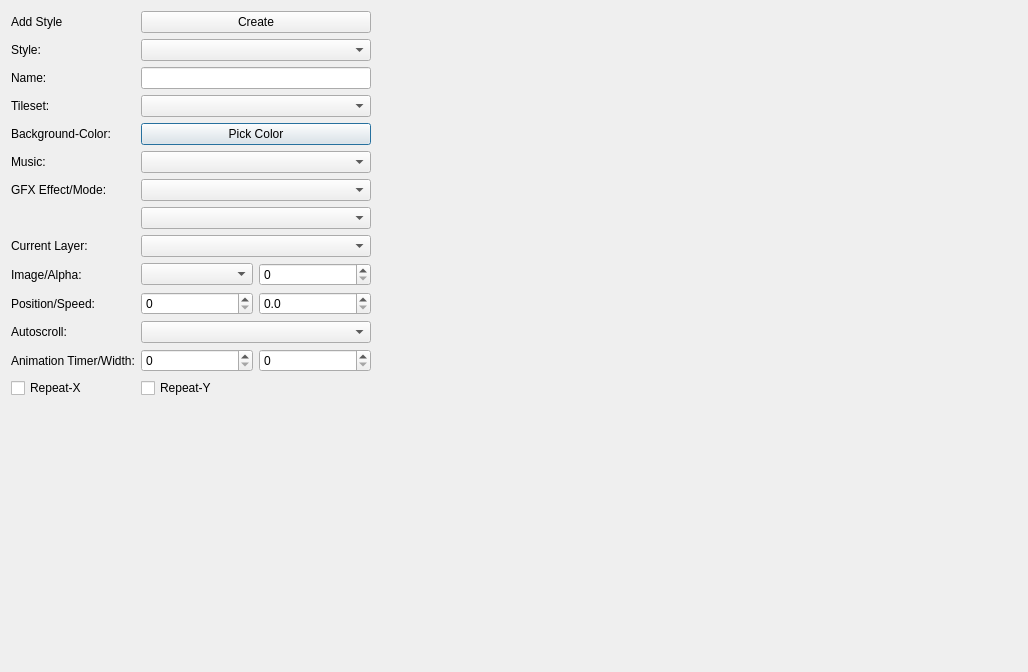
<?xml version="1.0" encoding="UTF-8"?>
<ui version="4.0">
 <class>RoomStyle</class>
 <widget class="QDialog" name="RoomStyle">
  <property name="geometry">
   <rect>
    <x>0</x>
    <y>0</y>
    <width>1028</width>
    <height>672</height>
   </rect>
  </property>
  <property name="sizePolicy">
   <sizepolicy hsizetype="Preferred" vsizetype="Preferred">
    <horstretch>0</horstretch>
    <verstretch>0</verstretch>
   </sizepolicy>
  </property>
  <property name="windowTitle">
   <string>Dialog</string>
  </property>
  <layout class="QGridLayout" name="gridLayout_9">
   <item row="0" column="0" rowspan="2">
    <layout class="QGridLayout" name="gridLayout_3">
     <item row="1" column="0">
      <spacer name="verticalSpacer">
       <property name="orientation">
        <enum>Qt::Vertical</enum>
       </property>
       <property name="sizeHint" stdset="0">
        <size>
         <width>20</width>
         <height>40</height>
        </size>
       </property>
      </spacer>
     </item>
     <item row="0" column="0">
      <layout class="QGridLayout" name="gridLayout_2">
       <item row="8" column="0">
        <widget class="QLabel" name="label_6">
         <property name="text">
          <string>GFX Effect/Mode:</string>
         </property>
        </widget>
       </item>
       <item row="12" column="1">
        <layout class="QGridLayout" name="gridLayout_7">
         <item row="0" column="0">
          <widget class="QSpinBox" name="layerVerticalPositionSpinBox">
           <property name="maximum">
            <number>720</number>
           </property>
          </widget>
         </item>
         <item row="0" column="1">
          <widget class="QDoubleSpinBox" name="layerSpeedDoubleSpinBox">
           <property name="decimals">
            <number>1</number>
           </property>
           <property name="singleStep">
            <double>0.100000000000000</double>
           </property>
          </widget>
         </item>
        </layout>
       </item>
       <item row="7" column="1">
        <widget class="QComboBox" name="styleMusicFilenameComboBox"/>
       </item>
       <item row="4" column="0">
        <widget class="QLabel" name="label_3">
         <property name="text">
          <string>Name:</string>
         </property>
        </widget>
       </item>
       <item row="14" column="0">
        <widget class="QLabel" name="label_13">
         <property name="text">
          <string>Animation Timer/Width:</string>
         </property>
        </widget>
       </item>
       <item row="7" column="0">
        <widget class="QLabel" name="label_7">
         <property name="text">
          <string>Music:</string>
         </property>
        </widget>
       </item>
       <item row="14" column="1">
        <layout class="QGridLayout" name="gridLayout_8">
         <item row="0" column="0">
          <widget class="QSpinBox" name="layerAnimationTimerSpinBox"/>
         </item>
         <item row="0" column="1">
          <widget class="QSpinBox" name="layerAnimationWidthSpinBox"/>
         </item>
        </layout>
       </item>
       <item row="11" column="1">
        <layout class="QGridLayout" name="gridLayout_5">
         <item row="0" column="1">
          <widget class="QSpinBox" name="layerAlphaSpinBox">
           <property name="maximum">
            <number>255</number>
           </property>
          </widget>
         </item>
         <item row="0" column="0">
          <widget class="QComboBox" name="layerImageComboBox"/>
         </item>
        </layout>
       </item>
       <item row="5" column="1">
        <widget class="QComboBox" name="styleTilesetComboBox"/>
       </item>
       <item row="12" column="0">
        <widget class="QLabel" name="label_9">
         <property name="text">
          <string>Position/Speed:</string>
         </property>
        </widget>
       </item>
       <item row="1" column="0">
        <widget class="QLabel" name="label">
         <property name="text">
          <string>Style:</string>
         </property>
        </widget>
       </item>
       <item row="5" column="0">
        <widget class="QLabel" name="label_4">
         <property name="text">
          <string>Tileset:</string>
         </property>
        </widget>
       </item>
       <item row="10" column="1">
        <widget class="QComboBox" name="layerSelectorComboBox"/>
       </item>
       <item row="10" column="0">
        <widget class="QLabel" name="label_10">
         <property name="text">
          <string>Current Layer:</string>
         </property>
        </widget>
       </item>
       <item row="13" column="1">
        <widget class="QComboBox" name="layerAutoscrollComboBox"/>
       </item>
       <item row="13" column="0">
        <widget class="QLabel" name="label_11">
         <property name="text">
          <string>Autoscroll:</string>
         </property>
        </widget>
       </item>
       <item row="1" column="1">
        <widget class="QComboBox" name="styleSelectComboBox"/>
       </item>
       <item row="4" column="1">
        <widget class="QLineEdit" name="styleNameLineEdit"/>
       </item>
       <item row="6" column="0">
        <widget class="QLabel" name="label_5">
         <property name="text">
          <string>Background-Color:</string>
         </property>
        </widget>
       </item>
       <item row="0" column="0">
        <widget class="QLabel" name="label_2">
         <property name="text">
          <string>Add Style</string>
         </property>
        </widget>
       </item>
       <item row="8" column="1">
        <widget class="QComboBox" name="styleGfxEffectComboBox"/>
       </item>
       <item row="6" column="1">
        <widget class="QPushButton" name="StyleBackgroundColorPushButton">
         <property name="text">
          <string>Pick Color</string>
         </property>
        </widget>
       </item>
       <item row="0" column="1">
        <widget class="QPushButton" name="pushButton">
         <property name="text">
          <string>Create</string>
         </property>
        </widget>
       </item>
       <item row="8" column="3">
        <layout class="QGridLayout" name="gridLayout_4"/>
       </item>
       <item row="9" column="1">
        <widget class="QComboBox" name="styleGfxModeComboBox"/>
       </item>
       <item row="11" column="0">
        <widget class="QLabel" name="label_8">
         <property name="text">
          <string>Image/Alpha:</string>
         </property>
        </widget>
       </item>
       <item row="15" column="0">
        <widget class="QCheckBox" name="layerRepeatXCheckBox">
         <property name="text">
          <string>Repeat-X</string>
         </property>
        </widget>
       </item>
       <item row="15" column="1">
        <widget class="QCheckBox" name="layerRepeatYCheckBox">
         <property name="text">
          <string>Repeat-Y</string>
         </property>
        </widget>
       </item>
      </layout>
     </item>
    </layout>
   </item>
   <item row="0" column="1" rowspan="2" colspan="2">
    <layout class="QGridLayout" name="PreviewGridLayout">
     <item row="0" column="0">
      <widget class="RoomStylePreviewArea" name="areaEditPreviewWidgetObj" native="true">
       <property name="minimumSize">
        <size>
         <width>640</width>
         <height>480</height>
        </size>
       </property>
       <layout class="QGridLayout" name="gridLayout_6"/>
      </widget>
     </item>
    </layout>
   </item>
  </layout>
 </widget>
 <customwidgets>
  <customwidget>
   <class>RoomStylePreviewArea</class>
   <extends>QWidget</extends>
   <header>widgets/roomstylepreviewarea.h</header>
   <container>1</container>
  </customwidget>
 </customwidgets>
 <resources/>
 <connections/>
</ui>
